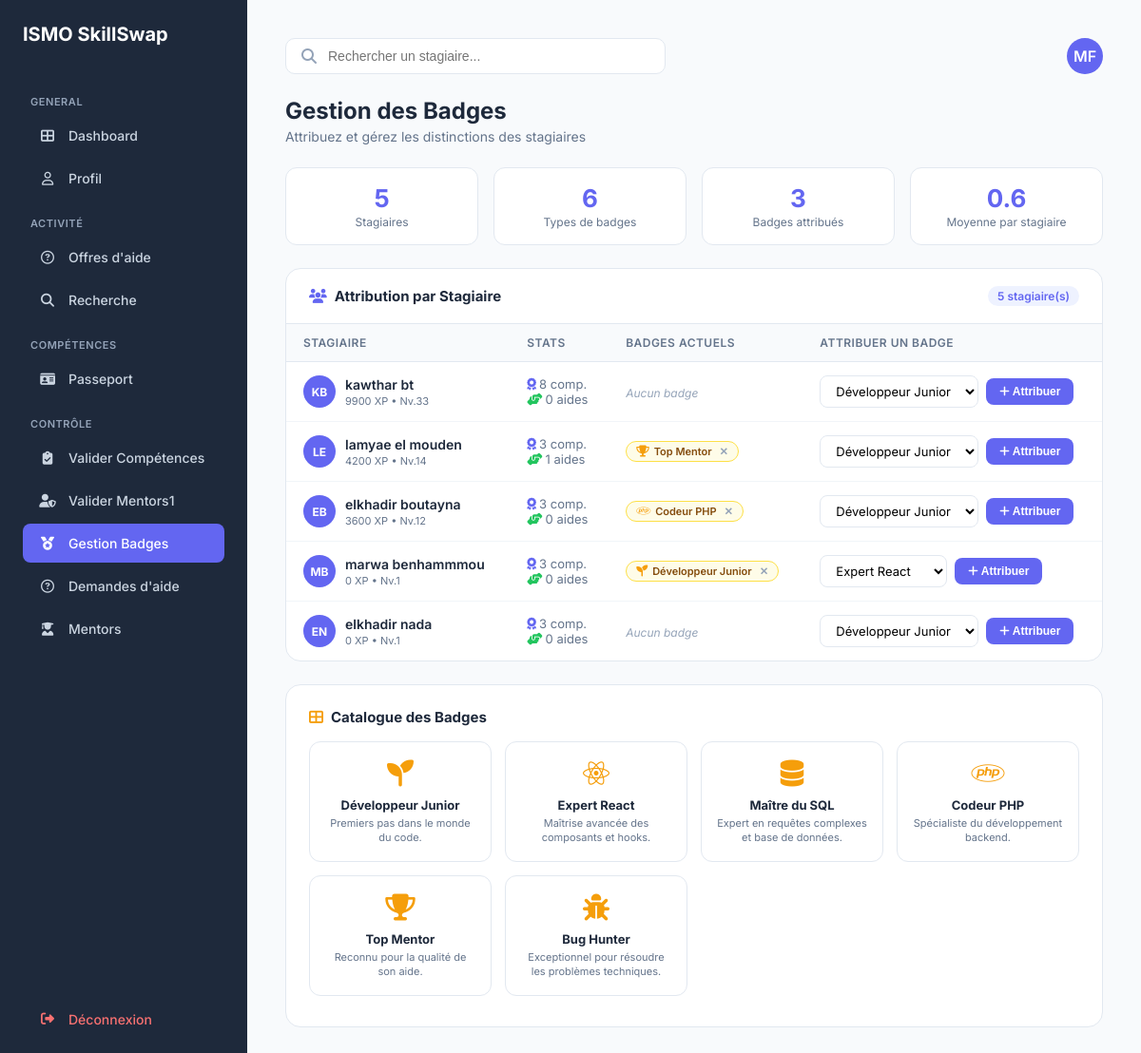
The page /gestion_badges.php (signed in) on the database its author committed.
### tables this page shows
CREATE TABLE `utilisateur` (
  `id_utilisateur` int NOT NULL,
  `nom_uti` varchar(50) DEFAULT NULL,
  `prenom_uti` varchar(50) DEFAULT NULL,
  `email_uti` varchar(100) DEFAULT NULL,
  `pwd_uti` varchar(255) DEFAULT NULL,
  `role` enum('stagiaire','formateur','admin') DEFAULT NULL,
  `photo` varchar(255) DEFAULT 'default.png',
  `is_verified` tinyint(1) DEFAULT '0'
);

CREATE TABLE `obtenir` (
  `id_utilisateur` int NOT NULL,
  `id_badge` int NOT NULL,
  `date_obtention` date DEFAULT NULL,
  `statut` varchar(50) DEFAULT 'Non attribué'
);

CREATE TABLE `badges` (
  `id_badge` int NOT NULL,
  `nom_badge` varchar(50) DEFAULT NULL,
  `description_badge` text,
  `image_badge` varchar(255) DEFAULT 'default_badge.png'
);

### gestion_badges.php (the view, shortened to what this page needs)
<?php
require_once 'config.php';
$user_id    = $_SESSION['user_id'];
$user_role = $_SESSION['user_role'];
$statMentorsPend= $pdo->query("SELECT COUNT(*) FROM demande_mentorat WHERE statut = 'en_attente' AND (message_demande IS NULL OR message_demande = '')")->fetchColumn();
$stmtAdmin = $pdo->prepare("SELECT prenom_uti, nom_uti FROM utilisateur WHERE id_utilisateur = ?");
$stmtAdmin->execute([$user_id]);
$admin    = $stmtAdmin->fetch();
$initials = $admin ? strtoupper(substr($admin['prenom_uti'], 0, 1) . substr($admin['nom_uti'], 0, 1)) : "AD";
$stagiaires = $pdo->query(
    "SELECT u.id_utilisateur, u.nom_uti, u.prenom_uti,
            COALESCE(s.score_global, 0) AS score_global,
            (SELECT COUNT(*) FROM validation WHERE id_stagiaire = u.id_utilisateur AND etat_validation = 'valide') AS count_skills,
            (SELECT COUNT(*) FROM reponses_aide WHERE id_aidant = u.id_utilisateur AND statut = 'accepte') AS count_aides,
            (SELECT COUNT(*) FROM obtenir WHERE id_utilisateur = u.id_utilisateur) AS count_badges
     FROM utilisateur u
     LEFT JOIN stagiaire s ON u.id_utilisateur = s.id_utilisateur
     WHERE u.role = 'stagiaire'
     ORDER BY score_global DESC"
)->fetchAll(PDO::FETCH_ASSOC);
$allBadges = $pdo->query("SELECT id_badge, nom_badge, description_badge, image_badge FROM badges ORDER BY id_badge")->fetchAll(PDO::FETCH_ASSOC);
$totalBadgesAttrib = $pdo->query("SELECT COUNT(*) FROM obtenir")->fetchColumn();
$totalStagiaires   = count($stagiaires);
$avgBadges         = $totalStagiaires > 0 ? round($totalBadgesAttrib / $totalStagiaires, 1) : 0;
function getStagiaireBadges($pdo, $uid) {
    $stmt = $pdo->prepare("SELECT o.id_badge, b.nom_badge, b.image_badge, b.description_badge FROM obtenir o JOIN badges b ON o.id_badge = b.id_badge WHERE o.id_utilisateur = ?");
    $stmt->execute([$uid]);
    return $stmt->fetchAll(PDO::FETCH_ASSOC);
}
$dashboard_link = "dashboard.php";
if ($user_role === 'formateur')                                    { $dashboard_link = "dashboard_formateur.php"; }
elseif (in_array($user_role, ['administrateur', 'admin']))         { $dashboard_link = "dashboard_admin.php"; }
?>
<!DOCTYPE html>
<html lang="fr">
<head>
    <link rel="stylesheet" href="https://cdnjs.cloudflare.com/ajax/libs/font-awesome/6.4.0/css/all.min.css">
</head>
<body>
<aside class="sidebar">
    <h1>ISMO SkillSwap</h1>
    <p class="menu-title">GENERAL</p>
    <nav>
        <a href="<?php echo $dashboard_link; ?>" class="menu-item"><i class="fas fa-th-large"></i> <span>Dashboard</span></a>
        <a href="profil.php" class="menu-item "><i class="far fa-user"></i> <span>Profil</span></a>
        <?php if (in_array($user_role, ['stagiaire', 'formateur'])): ?>
        <p class="menu-title">ACTIVITÉ</p>
        <a href="demandes_aide.php" class="menu-item"><i class="far fa-question-circle"></i>
            <span><?php echo $user_role === 'formateur' ? "Offres d'aide" : "Demandes d'aide"; ?></span>
        </a>
        <a href="recherche.php" class="menu-item"><i class="fas fa-search"></i> <span>Recherche</span></a>
        <p class="menu-title">COMPÉTENCES</p>
        <a href="passport.php"   class="menu-item"><i class="fas fa-id-card"></i> <span>Passeport</span></a>
        <?php endif; ?>
        <?php if (in_array($user_role, ['admin', 'formateur'])): ?>
        <p class="menu-title">CONTRÔLE</p>
        <a href="validation_competence.php" class="menu-item"><i class="fas fa-clipboard-check"></i> <span>Valider Compétences</span>
        </a>
        <a href="validation_mentors.php"    class="menu-item "><i class="fas fa-user-shield"></i>     <span>Valider Mentors </span>
            <?php if ($statMentorsPend > 0): ?><span class="notif-dot"><?php echo $statMentorsPend; ?></span><?php endif; ?>
        </a>        <a href="gestion_badges.php" class="menu-item active"><i class="fas fa-medal"></i>            <span>Gestion Badges</span></a>
        <a href="demandes_aide.php"  class="menu-item"><i class="far fa-question-circle"></i>  <span>Demandes d'aide</span></a>
        <a href="Mentors.php" class="menu-item"><i class="fas fa-user-graduate"></i>    <span>Mentors</span></a>
        <?php endif; ?>
    </nav>
    <div style="margin-top:auto;">
        <a href="logout.php" class="menu-item" style="color:#f87171;"><i class="fas fa-sign-out-alt"></i> <span>Déconnexion</span></a>
    </div>
</aside>
<main class="main">
    <header>
        <div class="search-box">
            <i class="fas fa-search" style="color:#94a3b8;"></i>
            <input type="text" id="searchInput" placeholder="Rechercher un stagiaire...">
        </div>
        <div class="avatar-top"><?php echo $initials; ?></div>
    </header>
    <div>
        <h1 class="page-title">Gestion des Badges</h1>
        <p class="page-sub">Attribuez et gérez les distinctions des stagiaires</p>
    </div>
    <div class="stats-bar">
        <div class="stat-box">
            <div class="stat-num"><?php echo $totalStagiaires; ?></div>
            <div class="stat-label">Stagiaires</div>
        </div>
        <div class="stat-box">
            <div class="stat-num"><?php echo count($allBadges); ?></div>
            <div class="stat-label">Types de badges</div>
        </div>
        <div class="stat-box">
            <div class="stat-num"><?php echo $totalBadgesAttrib; ?></div>
            <div class="stat-label">Badges attribués</div>
        </div>
        <div class="stat-box">
            <div class="stat-num"><?php echo $avgBadges; ?></div>
            <div class="stat-label">Moyenne par stagiaire</div>
        </div>
    </div>
 <div class="table-card">
        <div class="table-header">
            <h3><i class="fas fa-users" style="margin-right:8px; color:var(--primary);"></i>Attribution par Stagiaire</h3>
            <span class="count-badge"><?php echo $totalStagiaires; ?> stagiaire(s)</span>
        </div>
        <table>
            <thead>
                <tr>
                    <th>Stagiaire</th>
                    <th>Stats</th>
                    <th>Badges actuels</th>
                    <th>Attribuer un badge</th>
                </tr>
            </thead>
            <tbody>
                <?php foreach ($stagiaires as $s):
                    $stagBadges = getStagiaireBadges($pdo, $s['id_utilisateur']);
                    $stagInit   = strtoupper(substr($s['prenom_uti'], 0, 1) . substr($s['nom_uti'], 0, 1));
                    $level      = max(1, floor($s['score_global'] / 300));
                    $ownedIds  = array_column($stagBadges, 'id_badge');
                    $available = array_filter($allBadges, fn($b) => !in_array($b['id_badge'], $ownedIds));
                ?>
                <tr class="stag-row" data-name="<?php echo strtolower($s['prenom_uti'] . ' ' . $s['nom_uti']); ?>">
                    <td>
                        <div class="stag-info">
                            <div class="av-sm"><?php echo $stagInit; ?></div>
                            <div>
                                <div class="stag-name"><?php echo htmlspecialchars($s['prenom_uti'] . ' ' . $s['nom_uti']); ?></div>
                                <div class="stag-xp"><?php echo $s['score_global']; ?> XP • Nv.<?php echo $level; ?></div>
                            </div>
                        </div>
                    </td>
                    <td style="font-size:13px; color:var(--text-muted);">
                        <span title="Compétences validées"><i class="fas fa-award" style="color:var(--primary); margin-right:3px;"></i><?php echo $s['count_skills']; ?> comp.</span><br>
                        <span title="Aides acceptées"><i class="fas fa-hands-helping" style="color:var(--green); margin-right:3px;"></i><?php echo $s['count_aides']; ?> aides</span>
                    </td>
                    <td>
                        <?php if (!empty($stagBadges)): ?>
                            <div class="mini-badges">
                                <?php foreach ($stagBadges as $b): ?>
                                <span class="mini-badge">
                                    <i class="<?php echo htmlspecialchars($b['image_badge']); ?>"></i>
                                    <?php echo htmlspecialchars($b['nom_badge']); ?>
                                    <a href="gestion_badges.php?action=supprimer&uid=<?php echo $s['id_utilisateur']; ?>&bid=<?php echo $b['id_badge']; ?>"
                                       onclick="return confirm('Supprimer ce badge ?')"
                                       style="color:#94a3b8; margin-left:3px; text-decoration:none; font-size:11px;">✕</a>
                                </span>
                                <?php endforeach; ?>
                            </div>
                        <?php else: ?>
                            <span class="no-badge">Aucun badge</span>
                        <?php endif; ?>
                    </td>
                    <td>
                        <?php if (!empty($available)): ?>
                        <form method="POST" action="gestion_badges.php" class="attrib-form">
                            <select name="id_badge">
                                <?php foreach ($available as $b): ?>
                                    <option value="<?php echo $b['id_badge']; ?>"><?php echo htmlspecialchars($b['nom_badge']); ?></option>
                                <?php endforeach; ?>
                            </select>
                            <button type="submit" name="attribuer_badge" class="btn-attrib">
                                <i class="fas fa-plus"></i> Attribuer
                            </button>
                        </form>
                        <?php else: ?>
                            <span style="font-size:12px; color:var(--green); font-weight:600;"><i class="fas fa-check-circle"></i> Tous les badges obtenus</span>
                        <?php endif; ?>
                    </td>
                </tr>
                <?php endforeach; ?>
            </tbody>
        </table>
    </div>
    <div class="table-card" style="padding:24px;">
        <h3 style="font-size:15px; font-weight:700; margin-bottom:16px;">
            <i class="fas fa-th-large" style="margin-right:8px; color:var(--yellow);"></i>Catalogue des Badges
        </h3>
        <div class="badges-catalogue">
            <?php foreach ($allBadges as $b): ?>
            <div class="badge-card">
                <div class="badge-icon"><i class="<?php echo htmlspecialchars($b['image_badge']); ?>"></i></div>
                <div class="badge-name"><?php echo htmlspecialchars($b['nom_badge']); ?></div>
                <div class="badge-desc"><?php echo htmlspecialchars($b['description_badge']); ?></div>
            </div>
            <?php endforeach; ?>
        </div>
    </div>
</main>
</body>
</html>

### rows shown on the page
utilisateur: initials "MF"
utilisateur: stagInit "KB", prenom_uti+nom_uti "kawthar bt", score_global "9900", level "33", count_skills "8", count_aides "0", shows "Aucun badge"
utilisateur: stagInit "LE", prenom_uti+nom_uti "lamyae el mouden", score_global "4200", level "14", count_skills "3", count_aides "1"
obtenir: id_badge.nom_badge "Top Mentor"
utilisateur: stagInit "EB", prenom_uti+nom_uti "elkhadir boutayna", score_global "3600", level "12", count_skills "3", count_aides "0"
obtenir: id_badge.nom_badge "Codeur PHP"
utilisateur: stagInit "MB", prenom_uti+nom_uti "marwa benhammmou", score_global "0", level "1", count_skills "3", count_aides "0"
obtenir: id_badge.nom_badge "Développeur Junior"
utilisateur: stagInit "EN", prenom_uti+nom_uti "elkhadir nada", score_global "0", level "1", count_skills "3", count_aides "0", shows "Aucun badge"
badges: nom_badge "Développeur Junior", description_badge "Premiers pas dans le monde du code."
badges: nom_badge "Expert React", description_badge "Maîtrise avancée des composants et hooks."
badges: nom_badge "Maître du SQL", description_badge "Expert en requêtes complexes et base de données."
badges: nom_badge "Codeur PHP", description_badge "Spécialiste du développement backend."
badges: nom_badge "Top Mentor", description_badge "Reconnu pour la qualité de son aide."
badges: nom_badge "Bug Hunter", description_badge "Exceptionnel pour résoudre les problèmes techniques."

### other values the page prints
$statMentorsPend "1"
$totalStagiaires "5"
count($allBadges) "6"
$totalBadgesAttrib "3"
$avgBadges "0.6"
form field id_badge "Développeur Junior"
form field id_badge "Expert React"
